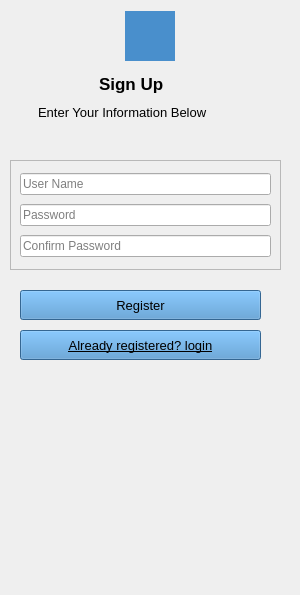
                  <widget class="QWidget" name="registerPage">
                   <property name="minimumSize">
                    <size>
                     <width>300</width>
                     <height>595</height>
                    </size>
                   </property>
                   <property name="maximumSize">
                    <size>
                     <width>300</width>
                     <height>595</height>
                    </size>
                   </property>
                   <property name="sizeIncrement">
                    <size>
                     <width>300</width>
                     <height>0</height>
                    </size>
                   </property>
                   <widget class="QLabel" name="label_8">
                    <property name="geometry">
                     <rect>
                      <x>125</x>
                      <y>11</y>
                      <width>50</width>
                      <height>50</height>
                     </rect>
                    </property>
                    <property name="minimumSize">
                     <size>
                      <width>50</width>
                      <height>50</height>
                     </size>
                    </property>
                    <property name="maximumSize">
                     <size>
                      <width>50</width>
                      <height>50</height>
                     </size>
                    </property>
                    <property name="styleSheet">
                     <string notr="true">background-color: rgb(73, 143, 204);</string>
                    </property>
                    <property name="text">
                     <string/>
                    </property>
                    <property name="pixmap">
                     <pixmap resource="icons.qrc">:/icons/icons/sign up.png</pixmap>
                    </property>
                    <property name="scaledContents">
                     <bool>true</bool>
                    </property>
                   </widget>
                   <widget class="QLabel" name="label_17">
                    <property name="geometry">
                     <rect>
                      <x>99</x>
                      <y>68</y>
                      <width>102</width>
                      <height>31</height>
                     </rect>
                    </property>
                    <property name="font">
                     <font>
                      <pointsize>13</pointsize>
                      <weight>75</weight>
                      <bold>true</bold>
                     </font>
                    </property>
                    <property name="styleSheet">
                     <string notr="true"/>
                    </property>
                    <property name="text">
                     <string>Sign Up</string>
                    </property>
                   </widget>
                   <widget class="QLabel" name="label_18">
                    <property name="geometry">
                     <rect>
                      <x>20</x>
                      <y>100</y>
                      <width>257</width>
                      <height>25</height>
                     </rect>
                    </property>
                    <property name="font">
                     <font>
                      <pointsize>10</pointsize>
                     </font>
                    </property>
                    <property name="styleSheet">
                     <string notr="true"/>
                    </property>
                    <property name="text">
                     <string>     Enter Your Information Below</string>
                    </property>
                   </widget>
                   <widget class="QFrame" name="frame_11">
                    <property name="geometry">
                     <rect>
                      <x>10</x>
                      <y>160</y>
                      <width>271</width>
                      <height>110</height>
                     </rect>
                    </property>
                    <property name="frameShape">
                     <enum>QFrame::StyledPanel</enum>
                    </property>
                    <property name="frameShadow">
                     <enum>QFrame::Raised</enum>
                    </property>
                    <layout class="QVBoxLayout" name="verticalLayout_14">
                     <item>
                      <widget class="QLineEdit" name="lineEdit">
                       <property name="placeholderText">
                        <string>User Name</string>
                       </property>
                      </widget>
                     </item>
                     <item>
                      <widget class="QLineEdit" name="lineEdit_2">
                       <property name="placeholderText">
                        <string>Password</string>
                       </property>
                      </widget>
                     </item>
                     <item>
                      <widget class="QLineEdit" name="lineEdit_3">
                       <property name="placeholderText">
                        <string>Confirm Password</string>
                       </property>
                      </widget>
                     </item>
                    </layout>
                   </widget>
                   <widget class="QPushButton" name="pushButton_2">
                    <property name="geometry">
                     <rect>
                      <x>20</x>
                      <y>290</y>
                      <width>241</width>
                      <height>30</height>
                     </rect>
                    </property>
                    <property name="minimumSize">
                     <size>
                      <width>0</width>
                      <height>30</height>
                     </size>
                    </property>
                    <property name="font">
                     <font>
                      <pointsize>10</pointsize>
                      <weight>50</weight>
                      <bold>false</bold>
                     </font>
                    </property>
                    <property name="styleSheet">
                     <string notr="true">background-color: rgb(73, 143, 204);</string>
                    </property>
                    <property name="text">
                     <string>Register</string>
                    </property>
                   </widget>
                   <widget class="QPushButton" name="pushButton_3">
                    <property name="geometry">
                     <rect>
                      <x>20</x>
                      <y>330</y>
                      <width>241</width>
                      <height>30</height>
                     </rect>
                    </property>
                    <property name="minimumSize">
                     <size>
                      <width>0</width>
                      <height>30</height>
                     </size>
                    </property>
                    <property name="font">
                     <font>
                      <pointsize>10</pointsize>
                      <underline>true</underline>
                     </font>
                    </property>
                    <property name="styleSheet">
                     <string notr="true">background-color: rgb(73, 143, 204);</string>
                    </property>
                    <property name="text">
                     <string>Already registered? login</string>
                    </property>
                   </widget>
                  </widget>
